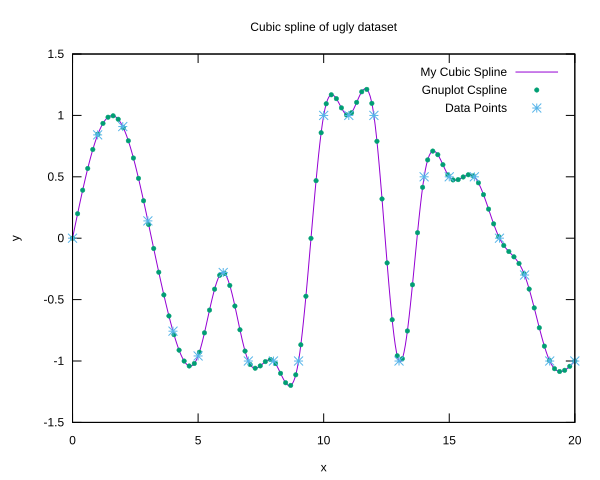

Write gnuplot code to recreate this figure.
set terminal svg enhanced background "white"
set output 'Cspline.svg'

set xlabel 'x'
set ylabel 'y'

# Title
set title 'Cubic spline of ugly dataset'

plot 'Out.Cspline.spline.txt' using 1:2 w lines title 'My Cubic Spline', \
     'Cspline.xy.txt' using 1:2 smooth csplines w p pt 7 ps 0.5 title 'Gnuplot Cspline', \
     'Cspline.xy.txt' using 1:2 w p title 'Data Points'
